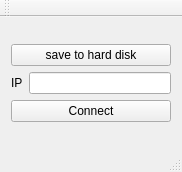
<?xml version="1.0" encoding="UTF-8"?>
<ui version="4.0">
 <class>MainWindow</class>
 <widget class="QMainWindow" name="MainWindow">
  <property name="geometry">
   <rect>
    <x>0</x>
    <y>0</y>
    <width>182</width>
    <height>172</height>
   </rect>
  </property>
  <property name="windowTitle">
   <string>MainWindow</string>
  </property>
  <widget class="QWidget" name="centralWidget">
   <layout class="QGridLayout" name="gridLayout_2">
    <item row="0" column="0">
     <layout class="QGridLayout" name="gridLayout">
      <item row="0" column="0">
       <widget class="QPushButton" name="pushButton_2">
        <property name="text">
         <string>save to hard disk</string>
        </property>
       </widget>
      </item>
      <item row="1" column="0">
       <layout class="QHBoxLayout" name="horizontalLayout">
        <item>
         <widget class="QLabel" name="label_3">
          <property name="text">
           <string>IP</string>
          </property>
         </widget>
        </item>
        <item>
         <widget class="QLineEdit" name="lineEdit">
          <property name="text">
           <string/>
          </property>
         </widget>
        </item>
       </layout>
      </item>
      <item row="2" column="0">
       <widget class="QPushButton" name="pushButton">
        <property name="text">
         <string>Connect</string>
        </property>
       </widget>
      </item>
     </layout>
    </item>
   </layout>
   <zorder>lineEdit</zorder>
   <zorder>label_3</zorder>
   <zorder>pushButton</zorder>
   <zorder>pushButton_2</zorder>
   <zorder>lineEdit</zorder>
   <zorder>lineEdit</zorder>
  </widget>
  <widget class="QMenuBar" name="menuBar">
   <property name="geometry">
    <rect>
     <x>0</x>
     <y>0</y>
     <width>182</width>
     <height>21</height>
    </rect>
   </property>
  </widget>
  <widget class="QToolBar" name="mainToolBar">
   <attribute name="toolBarArea">
    <enum>TopToolBarArea</enum>
   </attribute>
   <attribute name="toolBarBreak">
    <bool>false</bool>
   </attribute>
  </widget>
  <widget class="QStatusBar" name="statusBar"/>
 </widget>
 <layoutdefault spacing="6" margin="11"/>
 <resources/>
 <connections/>
</ui>
